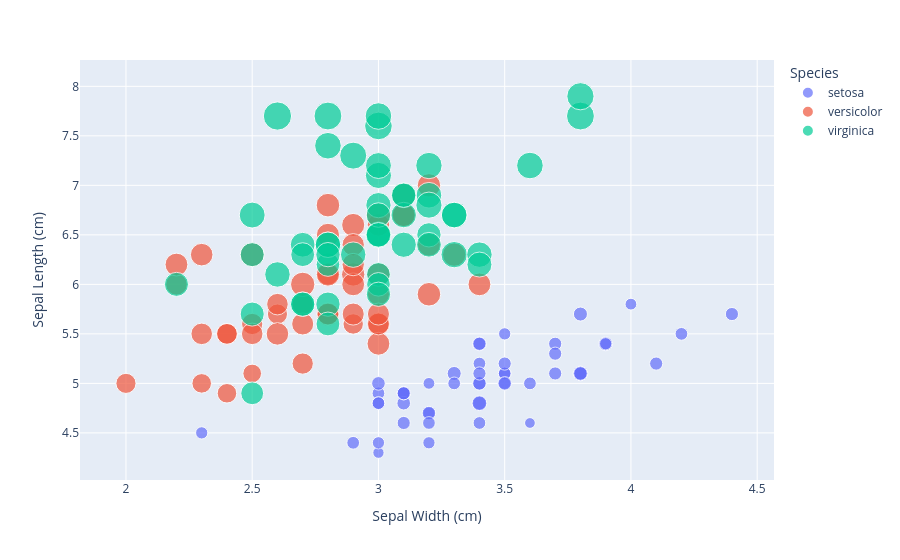

Source (notebook cell):
### Code cell
# labels
fig = px.scatter(
    df,
    x="sepal_width",
    y="sepal_length",
    color="species",
    size="petal_length",
    labels={
        "sepal_width": "Sepal Width (cm)",
        "sepal_length": "Sepal Length (cm)",
        "species": "Species",
        "petal_length": "Petal Length (cm)"
    }
)
fig.show()

### Figure 1 — Plotly figure (JSON) as saved in the notebook; plotly's stock layout.template omitted (floating-point values rounded to 4 significant figures)
{"data": [{"hovertemplate": "Species=setosa<br>Sepal Width (cm)=%{x}<br>Sepal Length (cm)=%{y}<br>Petal Length (cm)=%{marker.size}<extra></extra>", "legendgroup": "setosa", "marker": {"color": "#636efa", "size": [1.4, 1.4, 1.3, 1.5, 1.4, 1.7, 1.4, 1.5, 1.4, 1.5, 1.5, 1.6, 1.4, 1.1, 1.2, 1.5, 1.3, 1.4, 1.7, 1.5, 1.7, 1.5, 1.0, 1.7, 1.9, 1.6, 1.6, 1.5, 1.4, 1.6, 1.6, 1.5, 1.5, 1.4, 1.5, 1.2, 1.3, 1.5, 1.3, 1.5, 1.3, 1.3, 1.3, 1.6, 1.9, 1.4, 1.6, 1.4, 1.5, 1.4], "sizemode": "area", "sizeref": 0.01725, "symbol": "circle"}, "mode": "markers", "name": "setosa", "orientation": "v", "showlegend": true, "type": "scatter", "x": [3.5, 3.0, 3.2, 3.1, 3.6, 3.9, 3.4, 3.4, 2.9, 3.1, 3.7, 3.4, 3.0, 3.0, 4.0, 4.4, 3.9, 3.5, 3.8, 3.8, 3.4, 3.7, 3.6, 3.3, 3.4, 3.0, 3.4, 3.5, 3.4, 3.2, 3.1, 3.4, 4.1, 4.2, 3.1, 3.2, 3.5, 3.1, 3.0, 3.4, 3.5, 2.3, 3.2, 3.5, 3.8, 3.0, 3.8, 3.2, 3.7, 3.3], "xaxis": "x", "y": [5.1, 4.9, 4.7, 4.6, 5.0, 5.4, 4.6, 5.0, 4.4, 4.9, 5.4, 4.8, 4.8, 4.3, 5.8, 5.7, 5.4, 5.1, 5.7, 5.1, 5.4, 5.1, 4.6, 5.1, 4.8, 5.0, 5.0, 5.2, 5.2, 4.7, 4.8, 5.4, 5.2, 5.5, 4.9, 5.0, 5.5, 4.9, 4.4, 5.1, 5.0, 4.5, 4.4, 5.0, 5.1, 4.8, 5.1, 4.6, 5.3, 5.0], "yaxis": "y"}, {"hovertemplate": "Species=versicolor<br>Sepal Width (cm)=%{x}<br>Sepal Length (cm)=%{y}<br>Petal Length (cm)=%{marker.size}<extra></extra>", "legendgroup": "versicolor", "marker": {"color": "#EF553B", "size": [4.7, 4.5, 4.9, 4.0, 4.6, 4.5, 4.7, 3.3, 4.6, 3.9, 3.5, 4.2, 4.0, 4.7, 3.6, 4.4, 4.5, 4.1, 4.5, 3.9, 4.8, 4.0, 4.9, 4.7, 4.3, 4.4, 4.8, 5.0, 4.5, 3.5, 3.8, 3.7, 3.9, 5.1, 4.5, 4.5, 4.7, 4.4, 4.1, 4.0, 4.4, 4.6, 4.0, 3.3, 4.2, 4.2, 4.2, 4.3, 3.0, 4.1], "sizemode": "area", "sizeref": 0.01725, "symbol": "circle"}, "mode": "markers", "name": "versicolor", "orientation": "v", "showlegend": true, "type": "scatter", "x": [3.2, 3.2, 3.1, 2.3, 2.8, 2.8, 3.3, 2.4, 2.9, 2.7, 2.0, 3.0, 2.2, 2.9, 2.9, 3.1, 3.0, 2.7, 2.2, 2.5, 3.2, 2.8, 2.5, 2.8, 2.9, 3.0, 2.8, 3.0, 2.9, 2.6, 2.4, 2.4, 2.7, 2.7, 3.0, 3.4, 3.1, 2.3, 3.0, 2.5, 2.6, 3.0, 2.6, 2.3, 2.7, 3.0, 2.9, 2.9, 2.5, 2.8], "xaxis": "x", "y": [7.0, 6.4, 6.9, 5.5, 6.5, 5.7, 6.3, 4.9, 6.6, 5.2, 5.0, 5.9, 6.0, 6.1, 5.6, 6.7, 5.6, 5.8, 6.2, 5.6, 5.9, 6.1, 6.3, 6.1, 6.4, 6.6, 6.8, 6.7, 6.0, 5.7, 5.5, 5.5, 5.8, 6.0, 5.4, 6.0, 6.7, 6.3, 5.6, 5.5, 5.5, 6.1, 5.8, 5.0, 5.6, 5.7, 5.7, 6.2, 5.1, 5.7], "yaxis": "y"}, {"hovertemplate": "Species=virginica<br>Sepal Width (cm)=%{x}<br>Sepal Length (cm)=%{y}<br>Petal Length (cm)=%{marker.size}<extra></extra>", "legendgroup": "virginica", "marker": {"color": "#00cc96", "size": [6.0, 5.1, 5.9, 5.6, 5.8, 6.6, 4.5, 6.3, 5.8, 6.1, 5.1, 5.3, 5.5, 5.0, 5.1, 5.3, 5.5, 6.7, 6.9, 5.0, 5.7, 4.9, 6.7, 4.9, 5.7, 6.0, 4.8, 4.9, 5.6, 5.8, 6.1, 6.4, 5.6, 5.1, 5.6, 6.1, 5.6, 5.5, 4.8, 5.4, 5.6, 5.1, 5.1, 5.9, 5.7, 5.2, 5.0, 5.2, 5.4, 5.1], "sizemode": "area", "sizeref": 0.01725, "symbol": "circle"}, "mode": "markers", "name": "virginica", "orientation": "v", "showlegend": true, "type": "scatter", "x": [3.3, 2.7, 3.0, 2.9, 3.0, 3.0, 2.5, 2.9, 2.5, 3.6, 3.2, 2.7, 3.0, 2.5, 2.8, 3.2, 3.0, 3.8, 2.6, 2.2, 3.2, 2.8, 2.8, 2.7, 3.3, 3.2, 2.8, 3.0, 2.8, 3.0, 2.8, 3.8, 2.8, 2.8, 2.6, 3.0, 3.4, 3.1, 3.0, 3.1, 3.1, 3.1, 2.7, 3.2, 3.3, 3.0, 2.5, 3.0, 3.4, 3.0], "xaxis": "x", "y": [6.3, 5.8, 7.1, 6.3, 6.5, 7.6, 4.9, 7.3, 6.7, 7.2, 6.5, 6.4, 6.8, 5.7, 5.8, 6.4, 6.5, 7.7, 7.7, 6.0, 6.9, 5.6, 7.7, 6.3, 6.7, 7.2, 6.2, 6.1, 6.4, 7.2, 7.4, 7.9, 6.4, 6.3, 6.1, 7.7, 6.3, 6.4, 6.0, 6.9, 6.7, 6.9, 5.8, 6.8, 6.7, 6.7, 6.3, 6.5, 6.2, 5.9], "yaxis": "y"}], "layout": {"legend": {"itemsizing": "constant", "title": {"text": "Species"}, "tracegroupgap": 0}, "margin": {"t": 60}, "xaxis": {"anchor": "y", "domain": [0, 1], "title": {"text": "Sepal Width (cm)"}}, "yaxis": {"anchor": "x", "domain": [0, 1], "title": {"text": "Sepal Length (cm)"}}}}
